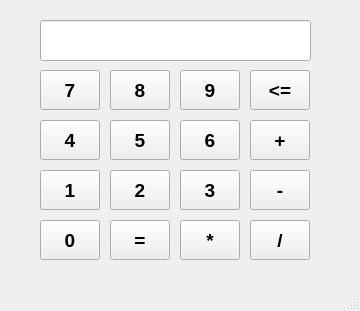
<?xml version="1.0" encoding="UTF-8"?>
<ui version="4.0">
 <class>MainWindow</class>
 <widget class="QMainWindow" name="MainWindow">
  <property name="geometry">
   <rect>
    <x>0</x>
    <y>0</y>
    <width>360</width>
    <height>311</height>
   </rect>
  </property>
  <property name="font">
   <font>
    <pointsize>14</pointsize>
    <bold>true</bold>
   </font>
  </property>
  <property name="windowTitle">
   <string>MainWindow</string>
  </property>
  <widget class="QWidget" name="centralwidget">
   <widget class="QPushButton" name="pushButton">
    <property name="geometry">
     <rect>
      <x>40</x>
      <y>70</y>
      <width>60</width>
      <height>40</height>
     </rect>
    </property>
    <property name="text">
     <string>7</string>
    </property>
   </widget>
   <widget class="QLineEdit" name="lineEdit">
    <property name="geometry">
     <rect>
      <x>40</x>
      <y>20</y>
      <width>271</width>
      <height>41</height>
     </rect>
    </property>
   </widget>
   <widget class="QPushButton" name="pushButton_2">
    <property name="geometry">
     <rect>
      <x>110</x>
      <y>70</y>
      <width>60</width>
      <height>40</height>
     </rect>
    </property>
    <property name="text">
     <string>8</string>
    </property>
   </widget>
   <widget class="QPushButton" name="pushButton_3">
    <property name="geometry">
     <rect>
      <x>180</x>
      <y>70</y>
      <width>60</width>
      <height>40</height>
     </rect>
    </property>
    <property name="text">
     <string>9</string>
    </property>
   </widget>
   <widget class="QPushButton" name="pushButton_4">
    <property name="geometry">
     <rect>
      <x>250</x>
      <y>70</y>
      <width>60</width>
      <height>40</height>
     </rect>
    </property>
    <property name="text">
     <string>&lt;=</string>
    </property>
   </widget>
   <widget class="QPushButton" name="pushButton_5">
    <property name="geometry">
     <rect>
      <x>250</x>
      <y>120</y>
      <width>60</width>
      <height>40</height>
     </rect>
    </property>
    <property name="text">
     <string>+</string>
    </property>
   </widget>
   <widget class="QPushButton" name="pushButton_6">
    <property name="geometry">
     <rect>
      <x>110</x>
      <y>120</y>
      <width>60</width>
      <height>40</height>
     </rect>
    </property>
    <property name="text">
     <string>5</string>
    </property>
   </widget>
   <widget class="QPushButton" name="pushButton_7">
    <property name="geometry">
     <rect>
      <x>180</x>
      <y>120</y>
      <width>60</width>
      <height>40</height>
     </rect>
    </property>
    <property name="text">
     <string>6</string>
    </property>
   </widget>
   <widget class="QPushButton" name="pushButton_8">
    <property name="geometry">
     <rect>
      <x>40</x>
      <y>120</y>
      <width>60</width>
      <height>40</height>
     </rect>
    </property>
    <property name="text">
     <string>4</string>
    </property>
   </widget>
   <widget class="QPushButton" name="pushButton_9">
    <property name="geometry">
     <rect>
      <x>40</x>
      <y>170</y>
      <width>60</width>
      <height>40</height>
     </rect>
    </property>
    <property name="text">
     <string>1</string>
    </property>
   </widget>
   <widget class="QPushButton" name="pushButton_10">
    <property name="geometry">
     <rect>
      <x>250</x>
      <y>170</y>
      <width>60</width>
      <height>40</height>
     </rect>
    </property>
    <property name="text">
     <string>-</string>
    </property>
   </widget>
   <widget class="QPushButton" name="pushButton_11">
    <property name="geometry">
     <rect>
      <x>180</x>
      <y>170</y>
      <width>60</width>
      <height>40</height>
     </rect>
    </property>
    <property name="text">
     <string>3</string>
    </property>
   </widget>
   <widget class="QPushButton" name="pushButton_12">
    <property name="geometry">
     <rect>
      <x>110</x>
      <y>170</y>
      <width>60</width>
      <height>40</height>
     </rect>
    </property>
    <property name="text">
     <string>2</string>
    </property>
   </widget>
   <widget class="QPushButton" name="pushButton_13">
    <property name="geometry">
     <rect>
      <x>110</x>
      <y>220</y>
      <width>60</width>
      <height>40</height>
     </rect>
    </property>
    <property name="text">
     <string>=</string>
    </property>
   </widget>
   <widget class="QPushButton" name="pushButton_14">
    <property name="geometry">
     <rect>
      <x>250</x>
      <y>220</y>
      <width>60</width>
      <height>40</height>
     </rect>
    </property>
    <property name="text">
     <string>/</string>
    </property>
   </widget>
   <widget class="QPushButton" name="pushButton_15">
    <property name="geometry">
     <rect>
      <x>40</x>
      <y>220</y>
      <width>60</width>
      <height>40</height>
     </rect>
    </property>
    <property name="text">
     <string>0</string>
    </property>
   </widget>
   <widget class="QPushButton" name="pushButton_16">
    <property name="geometry">
     <rect>
      <x>180</x>
      <y>220</y>
      <width>60</width>
      <height>40</height>
     </rect>
    </property>
    <property name="text">
     <string>*</string>
    </property>
   </widget>
  </widget>
  <widget class="QStatusBar" name="statusbar"/>
 </widget>
 <resources/>
 <connections/>
</ui>
